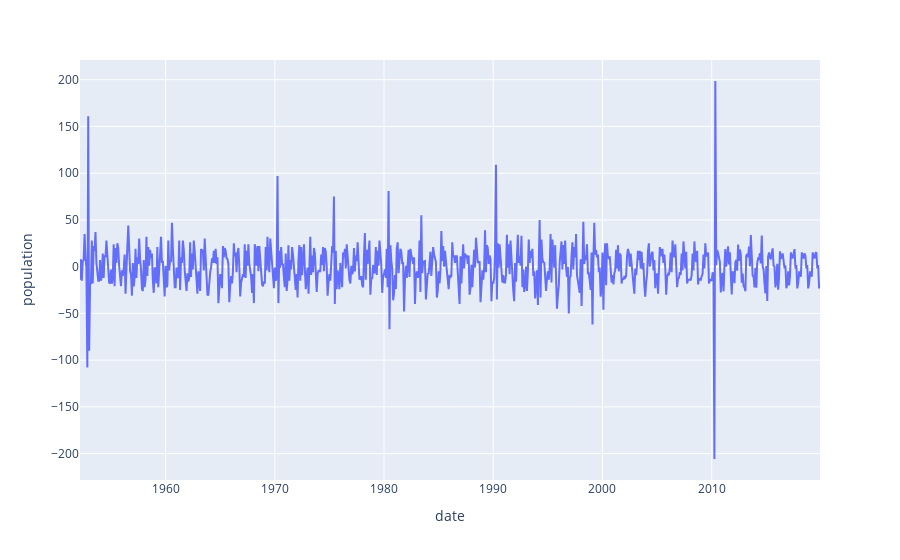

Notebook source saved alongside this figure:
### Markdown cell above
# Adfuller Test

### Code cell
pop_diff = pop.diff().diff().dropna()
fig = px.line(data_frame=pop_diff,y='population')
fig.show()
adfuller(pop_diff)

### Figure 1 — Plotly figure (JSON) as saved in the notebook; plotly's stock layout.template omitted (floating-point values rounded to 4 significant figures; data arrays with more than 128 entries replaced by an {"elided": "..."} marker saying what was removed)
{"data": [{"hovertemplate": "date=%{x}<br>population=%{y}<extra></extra>", "legendgroup": "", "line": {"color": "#636efa", "dash": "solid"}, "marker": {"symbol": "circle"}, "mode": "lines", "name": "", "orientation": "v", "showlegend": false, "type": "scatter", "x": {"elided": "814 str values"}, "xaxis": "x", "y": {"elided": "814 float values"}, "yaxis": "y"}], "layout": {"legend": {"tracegroupgap": 0}, "margin": {"t": 60}, "xaxis": {"anchor": "y", "domain": [0, 1], "title": {"text": "date"}}, "yaxis": {"anchor": "x", "domain": [0, 1], "title": {"text": "population"}}}}
